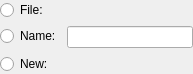
<?xml version="1.0" encoding="UTF-8"?>
<ui version="4.0">
 <class>ComponentSelectorWidget</class>
 <widget class="QWidget" name="ComponentSelectorWidget">
  <property name="geometry">
   <rect>
    <x>0</x>
    <y>0</y>
    <width>193</width>
    <height>66</height>
   </rect>
  </property>
  <property name="sizePolicy">
   <sizepolicy hsizetype="Expanding" vsizetype="Fixed">
    <horstretch>0</horstretch>
    <verstretch>0</verstretch>
   </sizepolicy>
  </property>
  <property name="windowTitle">
   <string>Component Selector</string>
  </property>
  <layout class="QFormLayout" name="formLayout">
   <property name="margin">
    <number>0</number>
   </property>
   <item row="0" column="0">
    <widget class="QRadioButton" name="fileButton">
     <property name="text">
      <string>File:</string>
     </property>
    </widget>
   </item>
   <item row="1" column="0">
    <widget class="QRadioButton" name="nameButton">
     <property name="text">
      <string>Name:</string>
     </property>
    </widget>
   </item>
   <item row="2" column="0">
    <widget class="QRadioButton" name="newButton">
     <property name="text">
      <string>New:</string>
     </property>
    </widget>
   </item>
   <item row="1" column="1">
    <widget class="QLineEdit" name="nameEdit"/>
   </item>
   <item row="0" column="1">
    <widget class="BrowseWidget" name="browseWidget" native="true"/>
   </item>
   <item row="2" column="1">
    <layout class="QVBoxLayout" name="newLayout"/>
   </item>
  </layout>
 </widget>
 <customwidgets>
  <customwidget>
   <class>BrowseWidget</class>
   <extends>QWidget</extends>
   <header>BrowseWidget.h</header>
   <container>1</container>
  </customwidget>
 </customwidgets>
 <resources/>
 <connections/>
</ui>
